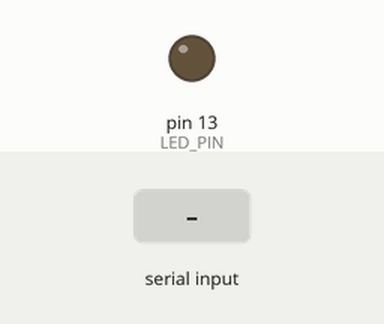
This sketch was run on a simulated Arduino Uno, built with avr-gcc and run on an emulated ATmega328P. On the bench: output pins drawn as LEDs (lit = HIGH). The inputs (shaded band) are chosen by the test bench.

Above: at 1.2 s.
1.3 s: "on\n" received over Serial
At 2.5 s:
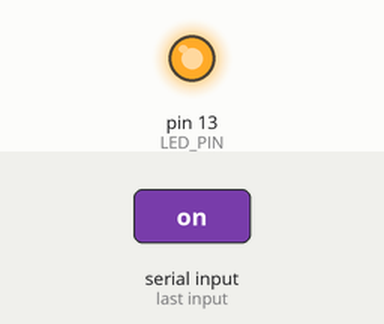
2.8 s: "off\n" received over Serial
At 3.7 s:
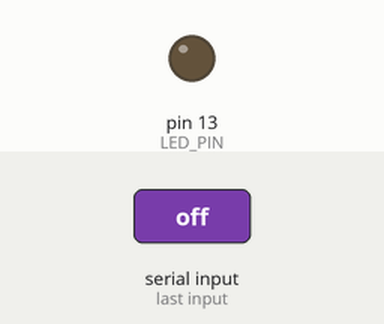
Timing chart, 0 to 5.8 s (numbered marks = the images above; inputs shaded):
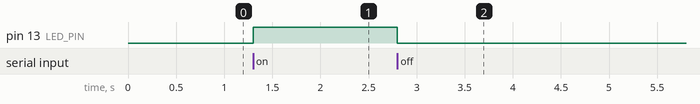

Measured:
- after the input at 1.3 s, pin 13 (LED_PIN): LOW → HIGH at once
- after the input at 2.8 s, pin 13 (LED_PIN): HIGH → LOW at once

The sketch:

PowerOnOffThroughRaspi.ino
```cpp
#define LED_PIN 13
void setup() {
	Serial.begin(115200);
	while(!Serial){}
	pinMode(LED_PIN, OUTPUT);
}

void loop() {
if(Serial.available() > 0){
	String status = Serial.readStringUntil('\n');
	if(status=="on"){
		digitalWrite(LED_PIN, HIGH);
	} else if (status=="off"){
		digitalWrite(LED_PIN, LOW);
	} else {
		digitalWrite(LED_PIN, HIGH);
		delay(1000);
		digitalWrite(LED_PIN, LOW);
		}
	}
}
```
